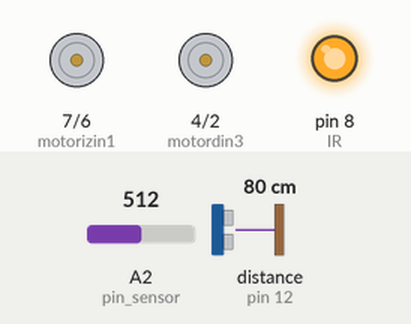
Recording of a sketch running on a simulated Arduino Uno, built with avr-gcc and run on an emulated ATmega328P. On the bench: motor-driver pin pairs drawn as motors (green arrow = first pin HIGH = forward, orange = second pin HIGH = backward, longer = more drive, scaled by the enable pin), output pins drawn as LEDs (lit = HIGH). Inputs (shaded band) come from the test bench; at power-on: distance to the obstacle (sensor on pin 12) 80 cm, A2 (pin_sensor) = 512. The echo pulse lasts 58.3 µs per cm; pins used as bus, display or sensor lines are not drawn; what the sketch prints to the serial monitor is not drawn.

Above: at 8.2 s.
8.3 s: distance to the obstacle (sensor on pin 12) set to 45 cm
At 11.1 s:
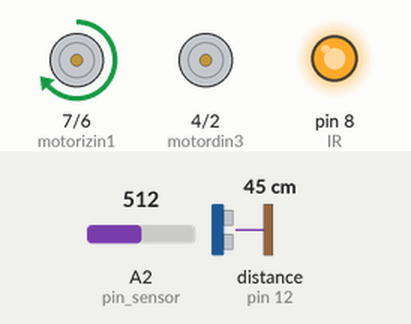
11.3 s: distance to the obstacle (sensor on pin 12) set to 37 cm
At 12.3 s:
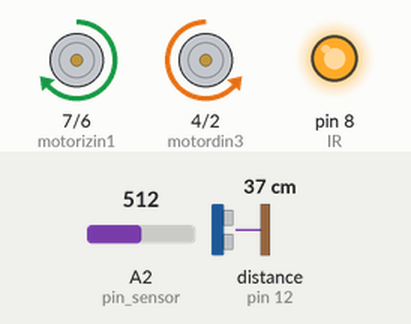
12.8 s: distance to the obstacle (sensor on pin 12) set to 120 cm
At 13.6 s:
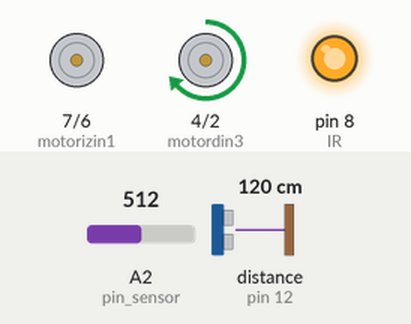
Timing chart, 0 to 36.0 s (numbered marks = the images above; inputs shaded):
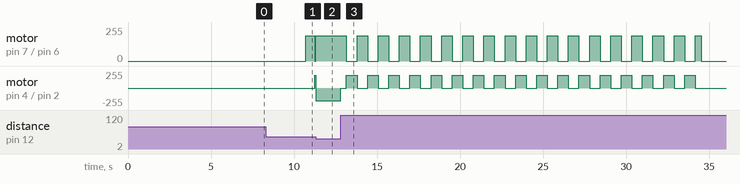

Measured:
- the behaviour switches between 43 and 42 cm on distance to the obstacle (sensor on pin 12) (found by bisection; images 1 and 2)
- by itself, motor on pin 4 (motordin3) / pin 2 (motordin4): repeats every 1.3 s: forward 190/255 0.64 s, stopped 0.64 s, until it stays stopped from 34.2 s

The sketch:

MOTORES_Y_SENSORES_PALAIS_DE_GLACE_FINAL_.ino
```cpp
/*
  -----QUETZATCOATL-BOT---

  Mario Alberto Guzman Cerdio
  mariouzzzman@gmail.com  */


//-------------------------------------BOOLEAN

boolean ver_datos = true;

boolean miro_distancia (); // funcion
boolean frente_obstaculo;

boolean hay_alguien = true;

boolean ver_distancia = true;

boolean prender_IR = true;
//-------------------------------------PIR

boolean accion = false;
int tiempo_accion = 0;
int limite_accion = 1300; // 1700

boolean entrarEnSensadoEstatico = false;

int valor_pir = 0; // valor del pir
int pin_sensor = A2; // entrada de PIR

//---------
int calibrationTime = 7;
//the time when the sensor outputs a low impulse

//-------------------------------------LEDS


const int IR = 8; // Luces infrarojas
//int cantidad_luz;

//int prender_IR = 0;
//int limite_prender_IR = 3;


//-------------------------------------CONTADOR DE VUELTAS
//cantidad de vueltas que gira quetzi antes de detenerse a mirar el pir
//se detiene, pero no sensa el pir

int vueltas = 0;


//------------------------------------- SENSOR DISTANCIA

const int trigPin = 13; // Ultrasound signal pin
const int echoPin = 12;

int distance;
int distancia_contador_obstaculo;

//------------------------------------- SENSOR DE LIMITES

int cont_obstaculo = 0;

// ------------------------------------- MOTORES

int E1  = 5;  // Enable Pin para motor 1 // L239D 1 // Arduino pwm
int E2  = 3;  // Enable Pin para motor 2// L239D 9  // Arduino pwm

int motorizin1  = 7;  // Control pin 1 para motor 1 // L239D 7
int motorizin2  = 6;  // Control pin 2 para motor 1 // L239D 2 // Arduino pwm

int motordin3  = 4;  // Control pin 1 para motor 2 // L239D 15
int motordin4  = 2;  // Control pin 2 para motor 2 // L239D 10


//---------------------------------------- VALORES MOTORES

int tiempo_del_paso = 0; // 0 tiempo prendido de cada ruedita

int arranque = 190; // 190// 230 velocidad de arranque
int no_arranque = 0; // 0 velocidad de detencion

boolean que_rueda_muevo = false;//que rueda muevo
int tiempo_paso = 0 ;//contador

int limite_tiempo_paso = 36;//30 cunto tiempo cda rueda
int limite_tiempo_paso_atras = 20; //20 cunto tiempo cda rueda


void setup() { //-------------------------------- SETUP
  Serial.begin(9600);

  //---PIN LUCES---

  pinMode(IR, OUTPUT);
  //analogWrite(IR, cantidad_luz); // infrarojo
  digitalWrite(IR, HIGH); // infrarojo

  //----------- PIR ------------
  pinMode(pin_sensor, INPUT);

  //give the sensor some time to calibrate
  Serial.print("calibrating sensor ");
  for (int i = 0; i < calibrationTime; i++) {
    Serial.print(".");
    Serial.println(miro_pir());
    delay(1000);
  }
  Serial.println(" done");
  Serial.println("SENSOR ACTIVE");
  delay(50);

  //---SENSOR DISTANCIA --

  pinMode ( trigPin, OUTPUT );
  pinMode ( echoPin, INPUT );

  //----MOTORES------
  pinMode(E1, OUTPUT);
  pinMode(E2, OUTPUT);

  pinMode(motorizin1, OUTPUT);
  pinMode(motorizin2, OUTPUT);
  pinMode(motordin3, OUTPUT);
  pinMode(motordin4, OUTPUT);


} //---------------------------------------------- SETUP

void loop() { //----------------------------------- LOOP

  //Serial.println(tiempo_accion);
  tiempo_accion--; // int tiempo_accion = 0;

  // PROCEDMIENTOS DE SENSADO CON EL PIR
  if (entrarEnSensadoEstatico) {
    sensadoEstatico();
  } else {
    if (vueltas == 2) {
      detener ();
      delay (7000); // tiempo para estabilizar sensor 6 seg aprox
      analogWrite(IR, 0 ); // infrarojo

      digitalWrite(IR, LOW ); // infrarojo


      hay_alguien = miro_pir ();

      vueltas = 0;

      if (hay_alguien == true) {

        tiempo_accion = limite_accion;


      } else {
        //tiempo_accion = 10;
        entrarEnSensadoEstatico = true;
      }
    }

    if (tiempo_accion < 1) {
      detener ();
      IR_PWM ();

      tiempo_accion = limite_accion;
      vueltas++;
      delay (3600); // tiempo que espera y chillea entre vueltas
      Serial.println("pausa");
    }
  }


  if (hay_alguien == true) {

    //  BLOQUESITO DE ACCION

    miro_todos_sensores ();
    // velocidad_luz ();
    if (frente_obstaculo == false) { //solo mueve si no hay obstaculo
      adelante ();

    }

    IR_PWM ();
    // analogWrite(IR, 200);
    // leds ();
    //delay(50);

    // BLOQUESITO DE ACCION /

  }

  // Serial.print(velmap);
  //Serial.println(" luz");

  /*****  BLOQUESITO DE ACCION

    miro_todos_sensores ();
    // velocidad_luz ();
    if(frente_obstaculo == false && derecha_obstaculo == false &&izquierda_obstaculo == false){   //solo mueve si no hay obstaculo
      adelante ();
    }
    leds ();
    delay(50);

    BLOQUESITO DE ACCION ******/

} //---------------- LOOP

//------------------------------------------------- //-------------------------------------------------

void sensadoEstatico() {
  delay(500);
  hay_alguien = miro_pir ();
  if (hay_alguien) {
    entrarEnSensadoEstatico = false;
  }
}

//-------------IR_PWM

void IR_PWM () {
    digitalWrite(IR, HIGH);


/* -----
  //Cada loop cambia en estado
  prender_IR = !prender_IR;
  //Prende o apaga en cada loop
  if (prender_IR) {
    digitalWrite(IR, HIGH);
  } else {
    digitalWrite(IR, LOW);
  }


  /* -----
    //Cada loop cambia en estado
    prender_IR ++;
    //Prende o apaga en cada loop
    if (prender_IR >= limite_prender_IR) {
      prender_IR = 0;
      digitalWrite(IR, HIGH);
    } else {
      digitalWrite(IR, LOW);
    }
  */


  /*  for (int cantidad_luz = 150 ; cantidad_luz <= 255; cantidad_luz ++) {
      analogWrite(IR, cantidad_luz);
      //delay(30);
    }

    for (int cantidad_luz = 255 ; cantidad_luz >= 150; cantidad_luz --) {
      analogWrite(IR, cantidad_luz);
      //delay(30);
    }

    // analogWrite(IR, cantidad_luz); // infrarojo
    // Serial.print("IR: " );
    //Serial.println( cantidad_luz );
  */
}


/*//--------------------------LEDS

  void leds () {

  if (frente_obstaculo || derecha_obstaculo || izquierda_obstaculo) { //solo mueve si no hay obstaculo
    digitalWrite(verde, LOW); // vel motor 1
    digitalWrite(rojo, HIGH); // vel motor 1

  }
  else {
    digitalWrite(verde, HIGH); // vel motor 1
    digitalWrite(rojo, LOW); // vel motor 1
  }

  }
*/
```

MOTOR.ino
```cpp
// ------------------------------------------------- ADELANTE


void adelante () {

  tiempo_paso ++;
  if (tiempo_paso >= limite_tiempo_paso) {
    que_rueda_muevo = !que_rueda_muevo;  // ! significa que vale lo contrario
    tiempo_paso = 0;
  }
  if (ver_datos) {
    Serial.print("Paso: " );
    Serial.println( que_rueda_muevo );
  }
  if (que_rueda_muevo) {
    adelante_motor_2 (tiempo_del_paso); //prendo derecha
  }
  else {
    adelante_motor_1 (tiempo_del_paso); //prendo iaquierda
  }
}


// ------------------------------------------------- ATRAS

void atras () {
  tiempo_paso ++;
  if (tiempo_paso >= limite_tiempo_paso_atras) {
    que_rueda_muevo = !que_rueda_muevo;  // ! significa que vale lo contrario
    tiempo_paso = 0;
  }
  if (ver_datos) {
    Serial.print("Paso: " );
    Serial.println( que_rueda_muevo );
    //delay (25);
  }
  if (que_rueda_muevo) {
    atras_motor_1 (tiempo_del_paso); //prendo derecha
    //apago izquerda

  }
  else {
    atras_motor_2 (tiempo_del_paso); //prendo iaquierda
    //apago derecha
  }
}

//----------------------------------- DETENER

void detener () {
  analogWrite(E1, no_arranque); // vel motor 1
  analogWrite(E2, no_arranque); // vel motor 2

  delay (50);// estaba en 50
}

//------------------------------------ PASOS-----------------------------------


//----------------------------------- ADELANTE 1

void adelante_motor_1(int tiempo_del_paso) {
  //void adelante_motor_1(int tiempo_del_paso) {

      analogWrite(E1, arranque); // vel motor 1
      analogWrite(E2, no_arranque);
      //direccio motor 1
      digitalWrite(motorizin1, HIGH);
      digitalWrite(motorizin2, LOW);


}

//----------------------------------- ADELANTE 2

void adelante_motor_2(int tiempo_del_paso) {

      analogWrite(E1, no_arranque ); // vel motor 1
      analogWrite(E2, arranque ); // vel motor 2
      //direccio motor 2
      digitalWrite( motordin3, HIGH );
      digitalWrite( motordin4, LOW );


}

//----------------------------------- GIRO DERECHA

void giro_derecha (int limite_tiempo_paso_atras) {

  //analogWrite(E1, velmap-50); // vel motor 1
  analogWrite(E1, arranque); // vel motor 1

  digitalWrite(motorizin1, LOW);
  digitalWrite(motorizin2, HIGH);

  analogWrite(E2, arranque); // vel motor 2
  //direccio motor 2
  digitalWrite(motordin3, HIGH);
  digitalWrite(motordin4, LOW);
      //  delay (1000);


}

//----------------------------------- GIRO IZQUIERDA

void giro_izquierda (int limite_tiempo_paso_atras) {

  analogWrite(E1, arranque); // vel motor 1
  //direccio motor 1
  digitalWrite(motorizin1, HIGH);
  digitalWrite(motorizin2, LOW);

  //analogWrite(E2, arranque-50); // vel motor 2
  analogWrite(E2, arranque); // vel motor 2

  digitalWrite(motordin3, LOW);
  digitalWrite(motordin4, HIGH);
  //delay(2000);
     //   delay (1000);


}

//----------------------------------- atras 1

void atras_motor_1(int tiempo_del_paso) {

  analogWrite(E2, no_arranque); // vel motor 2
  analogWrite(E1, arranque); // vel motor 1
  //direccio motor 1
  digitalWrite(motorizin1, LOW);
  digitalWrite(motorizin2, HIGH);

}


//----------------------------------- atras 2

void atras_motor_2(int tiempo_del_paso) {

  analogWrite(E1, no_arranque ); // vel motor 1
  analogWrite(E2, arranque ); // vel motor 2
  //direccio motor 2
  digitalWrite( motordin3, LOW );
  digitalWrite( motordin4, HIGH );

}
```

SENSOR.ino
```cpp
//-------------- INTERRUPCIONES --------------

//------------------ MIRO TODOS LOS SENSORES

void miro_todos_sensores () {
  frente_obstaculo = miro_distancia();
  // derecha_obstaculo = limite_derecha();
  //izquierda_obstaculo = limite_izquierda();
  //velocidad_luz ();
}

boolean miro_pir () {
  boolean hay_alguien = false;

  valor_pir = analogRead(pin_sensor);//leo sensor
  //Serial.print("PIR: ");
  //Serial.println (valor_pir);
  return (valor_pir > 500) ? true : false; // que era esto???

  // faltara un delay?

}


//----------------------------------FRENTE
boolean miro_distancia() {
  boolean frente_obstaculo = false;

  sensordistancia ();
if (distance < 43){ // 47 limite de la distancia frontal en cm
    frente_obstaculo = true;
    //detener ();

    atras ();

      giro_izquierda (tiempo_del_paso);
      Serial.println("giro izquierda");

    if(ver_distancia){
      Serial.println("obstaculo adelante");
    }
  }
  else {
    if(ver_distancia){
      //seguir adelante
     Serial.print(distance);
      Serial.println(" cm");
    }
  }
  return frente_obstaculo;
  cont_obstaculo = 0;

}


//--------------- SENSORES ----------------

//----------------------- SENSOR DISTANCIA
void sensordistancia () {
  // boolean vuelve = false;
  long duration;
  digitalWrite(trigPin, LOW);  // Added this line
  delayMicroseconds(2); // Added this line
  digitalWrite(trigPin, HIGH);
  //  delayMicroseconds(1000); - Removed this line
  delayMicroseconds(10); // Added this line
  digitalWrite(trigPin, LOW);
  duration = pulseIn(echoPin, HIGH);
  // distance = (duration/2) / 29.1;
  distance = duration / 58.2;
}

/*

  //------------------------------------- SENSOR DE LIMITES

  Sensores de limite:
  +5v  --> C SWITCH
  Ground -->  10k --> A0/A1 ---> NO SWITCH

  //------------------------------------ CHOCO IZQUIERDA

  boolean limite_izquierda(){

  boolean izquierda_obstaculo = false;
  estado_limite_1 = digitalRead(limite1);

  if (estado_limite_1 == HIGH) {
    // turn LED on:
    // digitalWrite(E1, HIGH);
    izquierda_obstaculo = true;


    if(ver_datos){
      Serial.println("choco izquierda");
      // giro_izquierda (tiempo_del_paso);
      atras ();
    }
  }
  else {
    //seguir adelante
  }
  return izquierda_obstaculo;
  }


  //-------------- CHOCO DERECHA

  boolean limite_derecha(){

  boolean derecha_obstaculo = false;
  estado_limite_2 = digitalRead(limite2);

  if (estado_limite_2 == HIGH) {
    // digitalWrite(E1, HIGH);
    derecha_obstaculo = true;
    if(ver_datos){
      Serial.println("choco derecha");
      atras ();
      //giro_derecha (tiempo_del_paso);
    }
  }
  else {
    //seguir adelante
  }
  return derecha_obstaculo;
  }

*/
```
